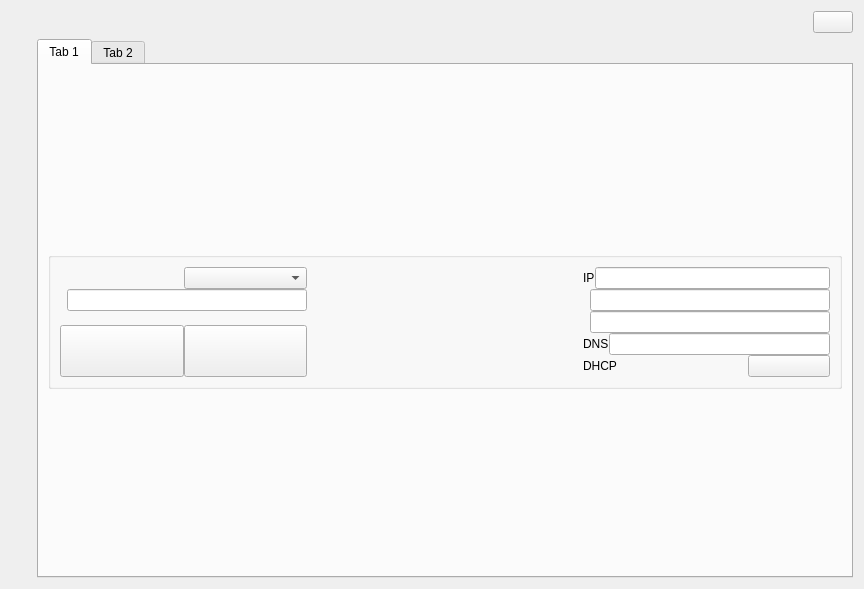
<?xml version="1.0" encoding="UTF-8"?>
<ui version="4.0">
 <class>WifiConfigWidget</class>
 <widget class="QWidget" name="WifiConfigWidget">
  <property name="geometry">
   <rect>
    <x>0</x>
    <y>0</y>
    <width>864</width>
    <height>589</height>
   </rect>
  </property>
  <property name="windowTitle">
   <string>Form</string>
  </property>
  <layout class="QGridLayout" name="gridLayout">
   <item row="0" column="0">
    <layout class="QHBoxLayout" name="horizontalLayout">
     <item>
      <widget class="QLabel" name="modeLabel">
       <property name="sizePolicy">
        <sizepolicy hsizetype="Minimum" vsizetype="Fixed">
         <horstretch>0</horstretch>
         <verstretch>0</verstretch>
        </sizepolicy>
       </property>
       <property name="text">
        <string/>
       </property>
      </widget>
     </item>
     <item>
      <widget class="QLabel" name="curModeLabel">
       <property name="sizePolicy">
        <sizepolicy hsizetype="Minimum" vsizetype="Fixed">
         <horstretch>0</horstretch>
         <verstretch>0</verstretch>
        </sizepolicy>
       </property>
       <property name="text">
        <string/>
       </property>
      </widget>
     </item>
    </layout>
   </item>
   <item row="0" column="1">
    <spacer name="horizontalSpacer">
     <property name="orientation">
      <enum>Qt::Horizontal</enum>
     </property>
     <property name="sizeHint" stdset="0">
      <size>
       <width>40</width>
       <height>20</height>
      </size>
     </property>
    </spacer>
   </item>
   <item row="0" column="2">
    <widget class="QPushButton" name="switchModePtn">
     <property name="sizePolicy">
      <sizepolicy hsizetype="Minimum" vsizetype="Minimum">
       <horstretch>0</horstretch>
       <verstretch>0</verstretch>
      </sizepolicy>
     </property>
     <property name="text">
      <string/>
     </property>
    </widget>
   </item>
   <item row="1" column="1" colspan="2">
    <widget class="QTabWidget" name="tabWidget">
     <property name="currentIndex">
      <number>0</number>
     </property>
     <widget class="QWidget" name="tab">
      <attribute name="title">
       <string>Tab 1</string>
      </attribute>
      <layout class="QGridLayout" name="gridLayout_5">
       <item row="0" column="0">
        <widget class="QGroupBox" name="groupBox_3">
         <property name="sizePolicy">
          <sizepolicy hsizetype="Expanding" vsizetype="Fixed">
           <horstretch>0</horstretch>
           <verstretch>0</verstretch>
          </sizepolicy>
         </property>
         <property name="minimumSize">
          <size>
           <width>0</width>
           <height>0</height>
          </size>
         </property>
         <property name="title">
          <string/>
         </property>
         <layout class="QGridLayout" name="gridLayout_2">
          <property name="horizontalSpacing">
           <number>30</number>
          </property>
          <item row="0" column="0">
           <layout class="QVBoxLayout" name="verticalLayout_2">
            <item>
             <layout class="QHBoxLayout" name="horizontalLayout_3">
              <item>
               <widget class="QLabel" name="ssid">
                <property name="sizePolicy">
                 <sizepolicy hsizetype="Minimum" vsizetype="Fixed">
                  <horstretch>0</horstretch>
                  <verstretch>0</verstretch>
                 </sizepolicy>
                </property>
                <property name="text">
                 <string/>
                </property>
               </widget>
              </item>
              <item>
               <widget class="QComboBox" name="ssidBox"/>
              </item>
             </layout>
            </item>
            <item>
             <layout class="QHBoxLayout" name="horizontalLayout_4">
              <item>
               <widget class="QLabel" name="password">
                <property name="sizePolicy">
                 <sizepolicy hsizetype="Minimum" vsizetype="Fixed">
                  <horstretch>0</horstretch>
                  <verstretch>0</verstretch>
                 </sizepolicy>
                </property>
                <property name="text">
                 <string/>
                </property>
               </widget>
              </item>
              <item>
               <widget class="myLineEdit" name="pwdEdit"/>
              </item>
             </layout>
            </item>
            <item>
             <widget class="QLabel" name="connectState">
              <property name="sizePolicy">
               <sizepolicy hsizetype="Minimum" vsizetype="Fixed">
                <horstretch>0</horstretch>
                <verstretch>0</verstretch>
               </sizepolicy>
              </property>
              <property name="text">
               <string/>
              </property>
             </widget>
            </item>
            <item>
             <layout class="QHBoxLayout" name="horizontalLayout_5">
              <item>
               <widget class="QPushButton" name="connect">
                <property name="sizePolicy">
                 <sizepolicy hsizetype="Minimum" vsizetype="Minimum">
                  <horstretch>0</horstretch>
                  <verstretch>0</verstretch>
                 </sizepolicy>
                </property>
                <property name="text">
                 <string/>
                </property>
               </widget>
              </item>
              <item>
               <widget class="QPushButton" name="updateBtn">
                <property name="sizePolicy">
                 <sizepolicy hsizetype="Minimum" vsizetype="Minimum">
                  <horstretch>0</horstretch>
                  <verstretch>0</verstretch>
                 </sizepolicy>
                </property>
                <property name="text">
                 <string/>
                </property>
               </widget>
              </item>
             </layout>
            </item>
           </layout>
          </item>
          <item row="0" column="1">
           <spacer name="horizontalSpacer_2">
            <property name="orientation">
             <enum>Qt::Horizontal</enum>
            </property>
            <property name="sizeHint" stdset="0">
             <size>
              <width>40</width>
              <height>20</height>
             </size>
            </property>
           </spacer>
          </item>
          <item row="0" column="2">
           <layout class="QVBoxLayout" name="verticalLayout_3">
            <item>
             <layout class="QHBoxLayout" name="horizontalLayout_6">
              <item>
               <widget class="QLabel" name="ipLabel">
                <property name="sizePolicy">
                 <sizepolicy hsizetype="Minimum" vsizetype="Fixed">
                  <horstretch>0</horstretch>
                  <verstretch>0</verstretch>
                 </sizepolicy>
                </property>
                <property name="text">
                 <string>IP</string>
                </property>
               </widget>
              </item>
              <item>
               <widget class="myLineEdit" name="ipEdit"/>
              </item>
             </layout>
            </item>
            <item>
             <layout class="QHBoxLayout" name="horizontalLayout_7">
              <item>
               <widget class="QLabel" name="maskLabel">
                <property name="sizePolicy">
                 <sizepolicy hsizetype="Minimum" vsizetype="Fixed">
                  <horstretch>0</horstretch>
                  <verstretch>0</verstretch>
                 </sizepolicy>
                </property>
                <property name="text">
                 <string/>
                </property>
               </widget>
              </item>
              <item>
               <widget class="myLineEdit" name="maskEdit"/>
              </item>
             </layout>
            </item>
            <item>
             <layout class="QHBoxLayout" name="horizontalLayout_8">
              <item>
               <widget class="QLabel" name="gateLabel">
                <property name="sizePolicy">
                 <sizepolicy hsizetype="Minimum" vsizetype="Fixed">
                  <horstretch>0</horstretch>
                  <verstretch>0</verstretch>
                 </sizepolicy>
                </property>
                <property name="text">
                 <string/>
                </property>
               </widget>
              </item>
              <item>
               <widget class="myLineEdit" name="gateEdit"/>
              </item>
             </layout>
            </item>
            <item>
             <layout class="QHBoxLayout" name="horizontalLayout_9">
              <item>
               <widget class="QLabel" name="dnsLabel">
                <property name="sizePolicy">
                 <sizepolicy hsizetype="Minimum" vsizetype="Fixed">
                  <horstretch>0</horstretch>
                  <verstretch>0</verstretch>
                 </sizepolicy>
                </property>
                <property name="text">
                 <string>DNS</string>
                </property>
               </widget>
              </item>
              <item>
               <widget class="myLineEdit" name="dnsEdit"/>
              </item>
             </layout>
            </item>
            <item>
             <layout class="QHBoxLayout" name="horizontalLayout_10">
              <item>
               <widget class="QLabel" name="dhcpLabel">
                <property name="sizePolicy">
                 <sizepolicy hsizetype="Minimum" vsizetype="Fixed">
                  <horstretch>0</horstretch>
                  <verstretch>0</verstretch>
                 </sizepolicy>
                </property>
                <property name="text">
                 <string>DHCP</string>
                </property>
               </widget>
              </item>
              <item>
               <widget class="SwitchBtn" name="dhcpBtn" native="true"/>
              </item>
              <item>
               <widget class="QPushButton" name="confirmBtn">
                <property name="sizePolicy">
                 <sizepolicy hsizetype="Minimum" vsizetype="Minimum">
                  <horstretch>0</horstretch>
                  <verstretch>0</verstretch>
                 </sizepolicy>
                </property>
                <property name="text">
                 <string/>
                </property>
               </widget>
              </item>
             </layout>
            </item>
           </layout>
          </item>
         </layout>
        </widget>
       </item>
      </layout>
     </widget>
     <widget class="QWidget" name="tab_2">
      <attribute name="title">
       <string>Tab 2</string>
      </attribute>
      <layout class="QGridLayout" name="gridLayout_4">
       <item row="0" column="0">
        <widget class="QGroupBox" name="groupBox_4">
         <property name="sizePolicy">
          <sizepolicy hsizetype="Expanding" vsizetype="Fixed">
           <horstretch>0</horstretch>
           <verstretch>0</verstretch>
          </sizepolicy>
         </property>
         <property name="minimumSize">
          <size>
           <width>0</width>
           <height>0</height>
          </size>
         </property>
         <property name="title">
          <string/>
         </property>
         <layout class="QGridLayout" name="gridLayout_3">
          <property name="horizontalSpacing">
           <number>30</number>
          </property>
          <item row="0" column="1">
           <widget class="QLabel" name="password_3">
            <property name="sizePolicy">
             <sizepolicy hsizetype="Minimum" vsizetype="Fixed">
              <horstretch>0</horstretch>
              <verstretch>0</verstretch>
             </sizepolicy>
            </property>
            <property name="text">
             <string/>
            </property>
           </widget>
          </item>
          <item row="1" column="0">
           <layout class="QVBoxLayout" name="verticalLayout">
            <item>
             <layout class="QHBoxLayout" name="horizontalLayout_13">
              <item>
               <widget class="QLabel" name="apSsidLabel">
                <property name="sizePolicy">
                 <sizepolicy hsizetype="Minimum" vsizetype="Fixed">
                  <horstretch>0</horstretch>
                  <verstretch>0</verstretch>
                 </sizepolicy>
                </property>
                <property name="text">
                 <string/>
                </property>
               </widget>
              </item>
              <item>
               <widget class="myLineEdit" name="apSsidEdit"/>
              </item>
             </layout>
            </item>
            <item>
             <layout class="QHBoxLayout" name="horizontalLayout_14">
              <item>
               <widget class="QLabel" name="apPskLabel">
                <property name="sizePolicy">
                 <sizepolicy hsizetype="Minimum" vsizetype="Fixed">
                  <horstretch>0</horstretch>
                  <verstretch>0</verstretch>
                 </sizepolicy>
                </property>
                <property name="text">
                 <string/>
                </property>
               </widget>
              </item>
              <item>
               <widget class="myLineEdit" name="apPskEdit"/>
              </item>
             </layout>
            </item>
            <item>
             <layout class="QHBoxLayout" name="horizontalLayout_15">
              <item>
               <widget class="QLabel" name="apIpLabel">
                <property name="sizePolicy">
                 <sizepolicy hsizetype="Minimum" vsizetype="Fixed">
                  <horstretch>0</horstretch>
                  <verstretch>0</verstretch>
                 </sizepolicy>
                </property>
                <property name="text">
                 <string>IP</string>
                </property>
               </widget>
              </item>
              <item>
               <widget class="myLineEdit" name="apIpEdit"/>
              </item>
             </layout>
            </item>
            <item>
             <layout class="QHBoxLayout" name="horizontalLayout_2">
              <item>
               <widget class="QPushButton" name="apRestoreBtn">
                <property name="sizePolicy">
                 <sizepolicy hsizetype="Minimum" vsizetype="Minimum">
                  <horstretch>0</horstretch>
                  <verstretch>0</verstretch>
                 </sizepolicy>
                </property>
                <property name="text">
                 <string/>
                </property>
               </widget>
              </item>
              <item>
               <widget class="QPushButton" name="apApplyBtn">
                <property name="sizePolicy">
                 <sizepolicy hsizetype="Minimum" vsizetype="Minimum">
                  <horstretch>0</horstretch>
                  <verstretch>0</verstretch>
                 </sizepolicy>
                </property>
                <property name="text">
                 <string/>
                </property>
               </widget>
              </item>
             </layout>
            </item>
           </layout>
          </item>
          <item row="1" column="1">
           <widget class="QListWidget" name="apListWidget"/>
          </item>
         </layout>
        </widget>
       </item>
      </layout>
     </widget>
    </widget>
   </item>
  </layout>
 </widget>
 <customwidgets>
  <customwidget>
   <class>myLineEdit</class>
   <extends>QLineEdit</extends>
   <header location="global">mysortwidget/mylineedit.h</header>
  </customwidget>
  <customwidget>
   <class>SwitchBtn</class>
   <extends>QWidget</extends>
   <header>mysortwidget/switchbtn.h</header>
   <container>1</container>
  </customwidget>
 </customwidgets>
 <resources/>
 <connections/>
</ui>
